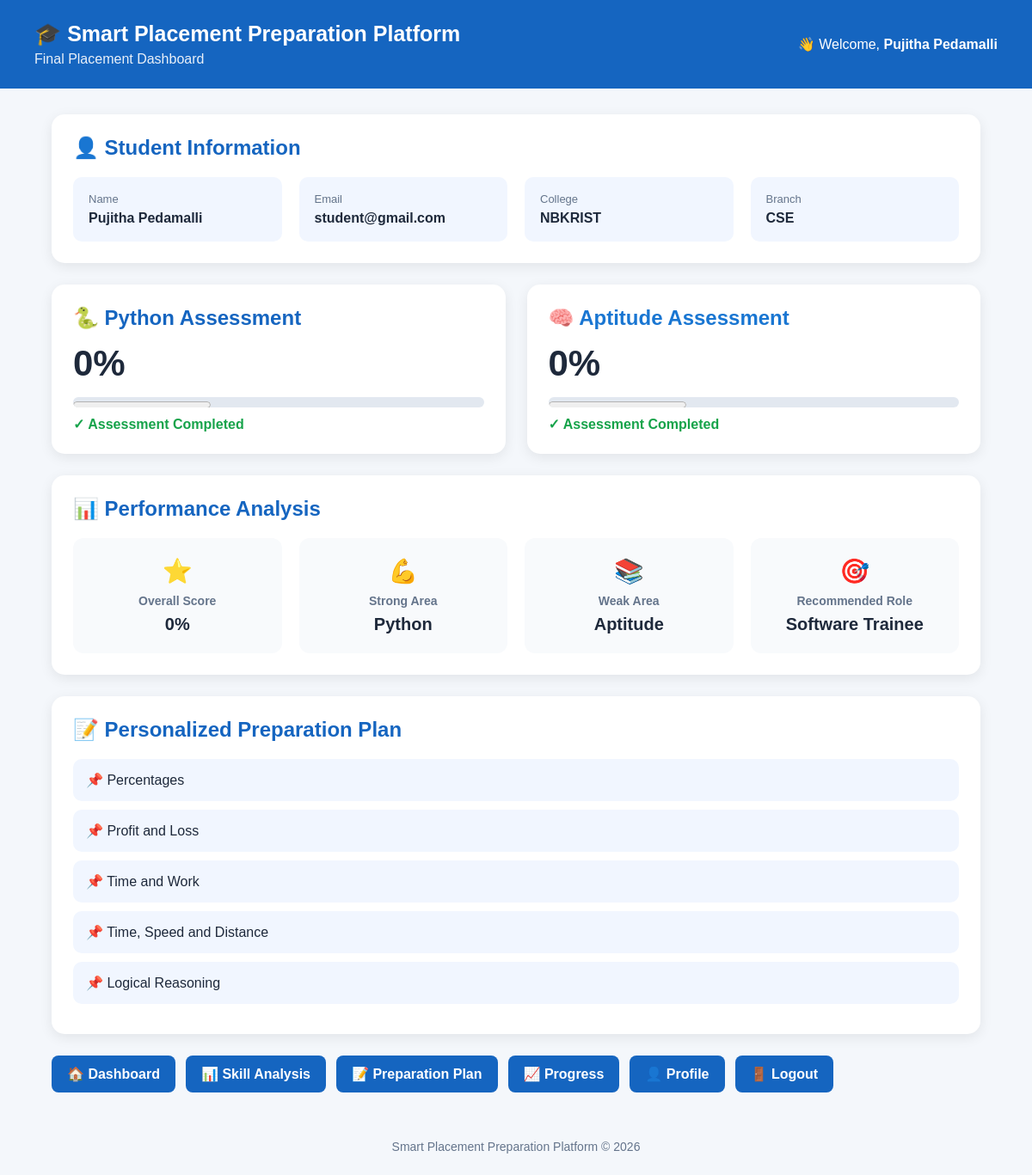
The page /final-dashboard (signed in) on the database its author committed.
### placement_app.py (models this page shows)
class Student(db.Model):
    id = db.Column(db.Integer, primary_key=True)
    name = db.Column(db.String(100), nullable=False)
    email = db.Column(
        db.String(120),
        unique=True,
        nullable=False
    )
    college = db.Column(db.String(150))
    branch = db.Column(db.String(100))
    password = db.Column(
        db.String(255),
        nullable=False
    )
    python_score = db.Column(
        db.Integer,
        default=0
    )
    aptitude_score = db.Column(
        db.Integer,
        default=0
    )

### placement_app.py (the view)
@app.route("/final-dashboard")
def final_dashboard():
    if "email" not in session:
        return redirect(url_for("login"))
    student = Student.query.filter_by(
        email=session["email"]
    ).first()
    if not student:
        return "Student not found."
    python_score = student.python_score
    aptitude_score = student.aptitude_score
    scores = []
    if python_score is not None:
        scores.append(python_score)
    if aptitude_score is not None:
        scores.append(aptitude_score)
    if scores:
        overall_score = int(sum(scores) / len(scores))
    else:
        overall_score = 0
    if python_score is not None and aptitude_score is not None:
        if python_score >= aptitude_score:
            strong_area = "Python"
            weak_area = "Aptitude"
        else:
            strong_area = "Aptitude"
            weak_area = "Python"
    elif python_score is not None:
        strong_area = "Python"
        weak_area = "Complete Aptitude Assessment"
    elif aptitude_score is not None:
        strong_area = "Aptitude"
        weak_area = "Complete Python Assessment"
    else:
        strong_area = "No assessment completed"
        weak_area = "Complete assessments"
    if python_score is not None and aptitude_score is not None:
        if python_score >= 80 and aptitude_score >= 70:
            job_role = "Python Developer"
        elif python_score >= 70 and aptitude_score >= 70:
            job_role = "Software Developer"
        elif aptitude_score >= 75:
            job_role = "Data Analyst"
        else:
            job_role = "Software Trainee"
    else:
        job_role = "Complete both assessments"
    if python_score is not None and aptitude_score is not None:
        if python_score < aptitude_score:
            topics = [
                "Python Basics",
                "Functions and Modules",
                "Lists, Tuples and Dictionaries",
                "Object-Oriented Programming",
                "Python Coding Practice"
            ]
        else:
            topics = [
                "Percentages",
                "Profit and Loss",
                "Time and Work",
                "Time, Speed and Distance",
                "Logical Reasoning"
            ]
    else:
        topics = []
        if python_score is None:
            topics.append("Complete Python Assessment")
        if aptitude_score is None:
            topics.append("Complete Aptitude Assessment")
    return render_template(
        "final_dashboard.html",
        student=student,
        name=student.name,
        email=student.email,
        college=student.college,
        branch=student.branch,
        python_score=python_score,
        aptitude_score=aptitude_score,
        overall_score=overall_score,
        strong_area=strong_area,
        weak_area=weak_area,
        job_role=job_role,
        topics=topics
    )

### templates/final_dashboard.html (shortened to what this page needs)
<!DOCTYPE html>
<html lang="en">
<head>
</head>
<body>
<div class="header">
    <div>
        <h1>🎓 Smart Placement Preparation Platform</h1>
        <p>Final Placement Dashboard</p>
    </div>
    <div>
        👋 Welcome, <strong>{{ name }}</strong>
    </div>
</div>
<div class="container">
    <div class="student-card">
        <h2>👤 Student Information</h2>
        <div class="student-info">
            <div class="info-box">
                <span>Name</span>
                <strong>{{ name }}</strong>
            </div>
            <div class="info-box">
                <span>Email</span>
                <strong>{{ email }}</strong>
            </div>
            <div class="info-box">
                <span>College</span>
                <strong>{{ college }}</strong>
            </div>
            <div class="info-box">
                <span>Branch</span>
                <strong>{{ branch }}</strong>
            </div>
        </div>
    </div>
    <div class="score-grid">
        <div class="score-card">
            <h2 class="python">🐍 Python Assessment</h2>
            <div class="score">
                {{ python_score }}%
            </div>
            <div class="progress-bar">
    <progress
        class="score-progress"
        value="{{ python_score }}"
        max="100">
    </progress>
</div>
            <p class="completed">
                ✓ Assessment Completed
            </p>
        </div>
        <div class="score-card">
            <h2 class="aptitude">🧠 Aptitude Assessment</h2>
            <div class="score">
                {{ aptitude_score }}%
            </div>
            <div class="progress-bar">
    <progress
        class="score-progress"
        value="{{ aptitude_score }}"
        max="100">
    </progress>
</div>
            <p class="completed">
                ✓ Assessment Completed
            </p>
        </div>
    </div>
    <div class="performance">
        <h2>📊 Performance Analysis</h2>
        <div class="performance-grid">
            <div class="performance-box">
                <div class="icon">⭐</div>
                <h3>Overall Score</h3>
                <p>{{ overall_score }}%</p>
            </div>
            <div class="performance-box">
                <div class="icon">💪</div>
                <h3>Strong Area</h3>
                <p>{{ strong_area }}</p>
            </div>
            <div class="performance-box">
                <div class="icon">📚</div>
                <h3>Weak Area</h3>
                <p>{{ weak_area }}</p>
            </div>
            <div class="performance-box">
                <div class="icon">🎯</div>
                <h3>Recommended Role</h3>
                <p>{{ job_role }}</p>
            </div>
        </div>
    </div>
    <div class="plan">
        <h2>📝 Personalized Preparation Plan</h2>
        {% for topic in topics %}
            <div class="topic">
                📌 {{ topic }}
            </div>
        {% endfor %}
    </div>
    <div class="buttons">
        <a href="{{ url_for('dashboard') }}">
            🏠 Dashboard
        </a>
        <a href="{{ url_for('skill_analysis') }}">
            📊 Skill Analysis
        </a>
        <a href="{{ url_for('preparation_plan') }}">
            📝 Preparation Plan
        </a>
        <a href="{{ url_for('progress') }}">
            📈 Progress
        </a>
        <a href="{{ url_for('profile') }}">
            👤 Profile
        </a>
        <a href="{{ url_for('logout') }}">
            🚪 Logout
        </a>
    </div>
</div>
<footer>
    Smart Placement Preparation Platform © 2026
</footer>
</body>
</html>

### templates/final_dashboard.html (style rules this page uses)
* { box-sizing: border-box; margin: 0; padding: 0; font-family: Arial, sans-serif; }
body { background: #f4f7fb; color: #1e293b; }
.header { background: #1565c0; color: white; padding: 25px 40px; display: flex; justify-content: space-between; align-items: center; }
.header h1 { font-size: 25px; }
.header p { margin-top: 6px; opacity: 0.9; }
.container { width: 90%; max-width: 1200px; margin: 30px auto; }
.student-card { background: white; padding: 25px; border-radius: 15px; box-shadow: 0 4px 15px rgba(0,0,0,0.08); margin-bottom: 25px; }
.student-card h2 { color: #1565c0; margin-bottom: 20px; }
.student-info { display: grid; grid-template-columns: repeat(4, 1fr); gap: 20px; }
.info-box { background: #f1f6ff; padding: 18px; border-radius: 10px; }
.info-box span { display: block; font-size: 13px; color: #64748b; margin-bottom: 6px; }
.info-box strong { font-size: 16px; }
.score-grid { display: grid; grid-template-columns: 1fr 1fr; gap: 25px; margin-bottom: 25px; }
.score-card { background: white; padding: 25px; border-radius: 15px; box-shadow: 0 4px 15px rgba(0,0,0,0.08); }
.score-card h2 { margin-bottom: 15px; }
.python { color: #1565c0; }
.aptitude { color: #1976d2; }
.score { font-size: 42px; font-weight: bold; margin: 15px 0; }
.progress-bar { width: 100%; height: 12px; background: #e2e8f0; border-radius: 20px; overflow: hidden; }
.completed { margin-top: 10px; color: #16a34a; font-weight: bold; }
.performance { background: white; padding: 25px; border-radius: 15px; box-shadow: 0 4px 15px rgba(0,0,0,0.08); margin-bottom: 25px; }
.performance h2 { color: #1565c0; margin-bottom: 20px; }
.performance-grid { display: grid; grid-template-columns: repeat(4, 1fr); gap: 20px; }
.performance-box { padding: 22px; background: #f8fafc; border-radius: 12px; text-align: center; }
.performance-box .icon { font-size: 28px; margin-bottom: 10px; }
.performance-box h3 { font-size: 14px; color: #64748b; margin-bottom: 8px; }
.performance-box p { font-size: 20px; font-weight: bold; }
.plan { background: white; padding: 25px; border-radius: 15px; box-shadow: 0 4px 15px rgba(0,0,0,0.08); margin-bottom: 25px; }
.plan h2 { color: #1565c0; margin-bottom: 20px; }
.topic { background: #f1f6ff; padding: 15px; border-radius: 10px; margin-bottom: 10px; font-weight: 500; }
.buttons { display: flex; flex-wrap: wrap; gap: 12px; margin-top: 25px; }
.buttons a { text-decoration: none; background: #1565c0; color: white; padding: 12px 18px; border-radius: 8px; font-weight: bold; transition: 0.2s; }
footer { text-align: center; padding: 25px; color: #64748b; font-size: 14px; }

### rows shown on the page
Student: name "Pujitha Pedamalli", email "student@gmail.com", college "NBKRIST", branch "CSE"

### other values the page prints
{{ python_score }} "0"
{{ aptitude_score }} "0"
{{ overall_score }} "0"
{{ strong_area }} "Python"
{{ weak_area }} "Aptitude"
{{ job_role }} "Software Trainee"
{{ topic }} "Percentages" "Profit and Loss" "Time and Work" "Time, Speed and Distance" "Logical Reasoning"
